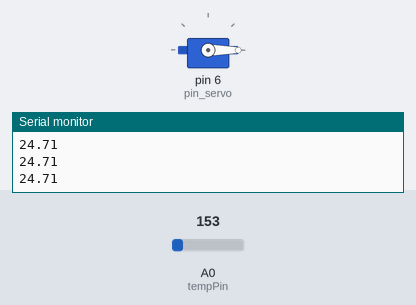
Recording of a sketch running on a simulated Arduino Uno, built with avr-gcc and run on an emulated ATmega328P. Shown: servo, the last lines printed to the serial monitor. The test bench sets the inputs (shaded band); at power-on: A0 (tempPin) = 153.

Above: at 1.2 s.
1.3 s: A0 (tempPin) set to 174
At 2.5 s:
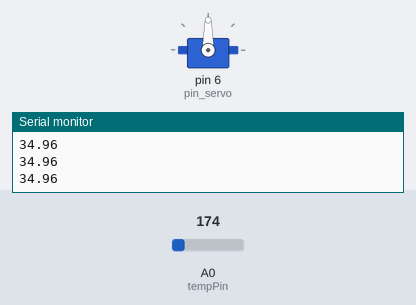
2.8 s: A0 (tempPin) set to 133
At 3.8 s:
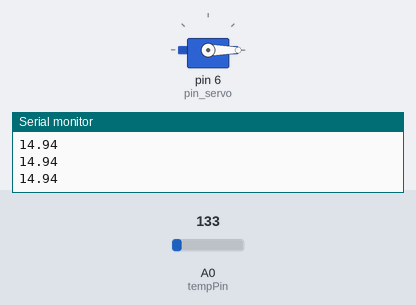
4.3 s: A0 (tempPin) set to 165
At 5.0 s:
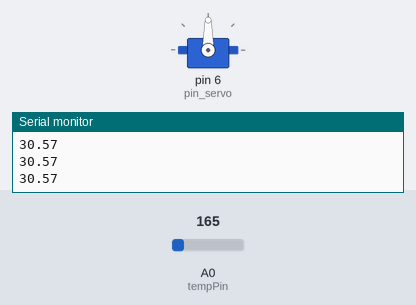
Timing chart, 0 to 7.3 s (numbered marks = the images above; inputs shaded):
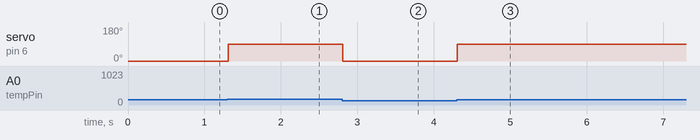

Measured:
- the behaviour switches between 163 and 164 on A0 (tempPin) (found by bisection; images 0 and 1)
- after the input at 1.3 s, servo on pin 6 (pin_servo): 0° → 90° at once
- after the input at 2.8 s, servo on pin 6 (pin_servo): 90° → 0° at once
- after the input at 4.3 s, servo on pin 6 (pin_servo): 0° → 90° at once

The sketch:

temperature_sensor1.ino
```cpp
# include<Servo.h>

float temp;
int tempPin = A0;
int pin_servo=6;

Servo myServo;


void setup()
{
  myServo.attach(pin_servo);
   Serial.begin(9600);
  myServo.write(0);

}

void loop()
{
   int analog_value = analogRead(tempPin);
  float temp = (((analog_value*5.0)/1024.0)-0.5)*100;
   Serial.println(temp);
  if (temp >=30)
  {
    myServo.write(90);
  }
  else
  {
    myServo.write(0);
  }
   delay(0);
}
```
